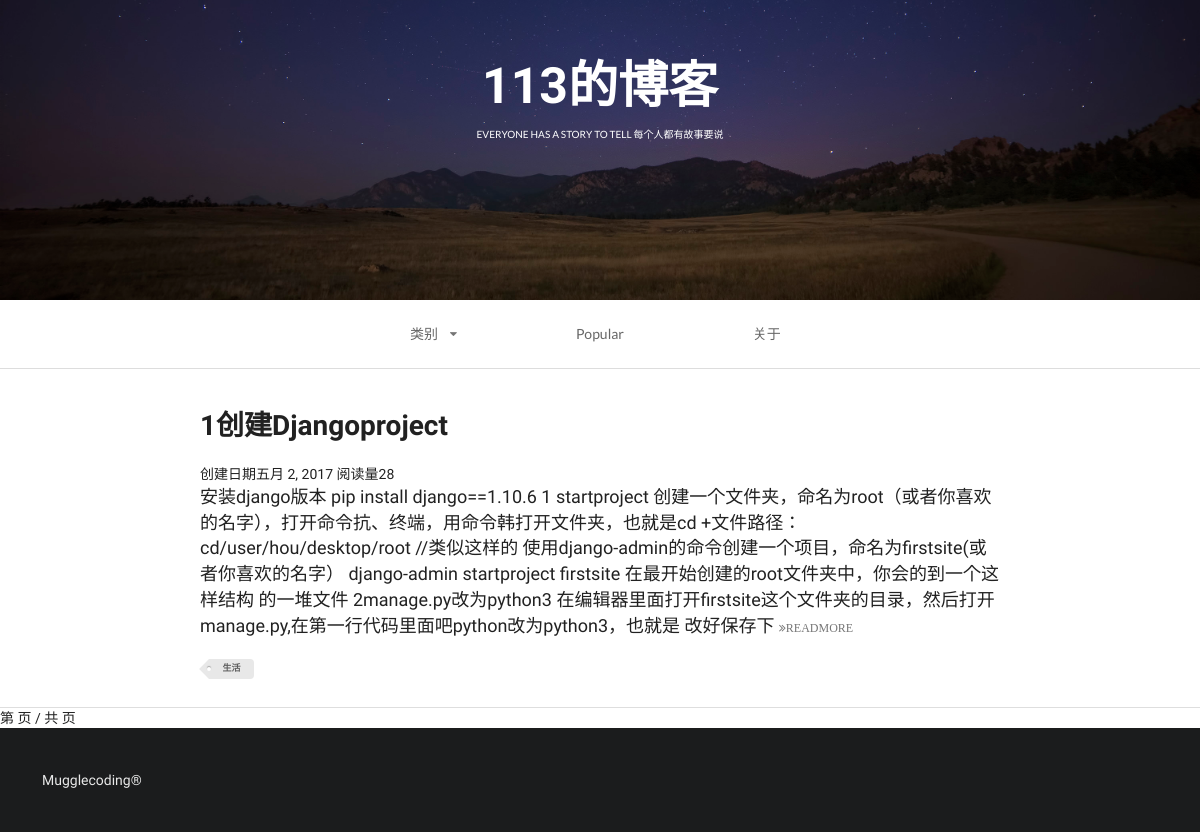
Page /blog/index on the earlier database version.
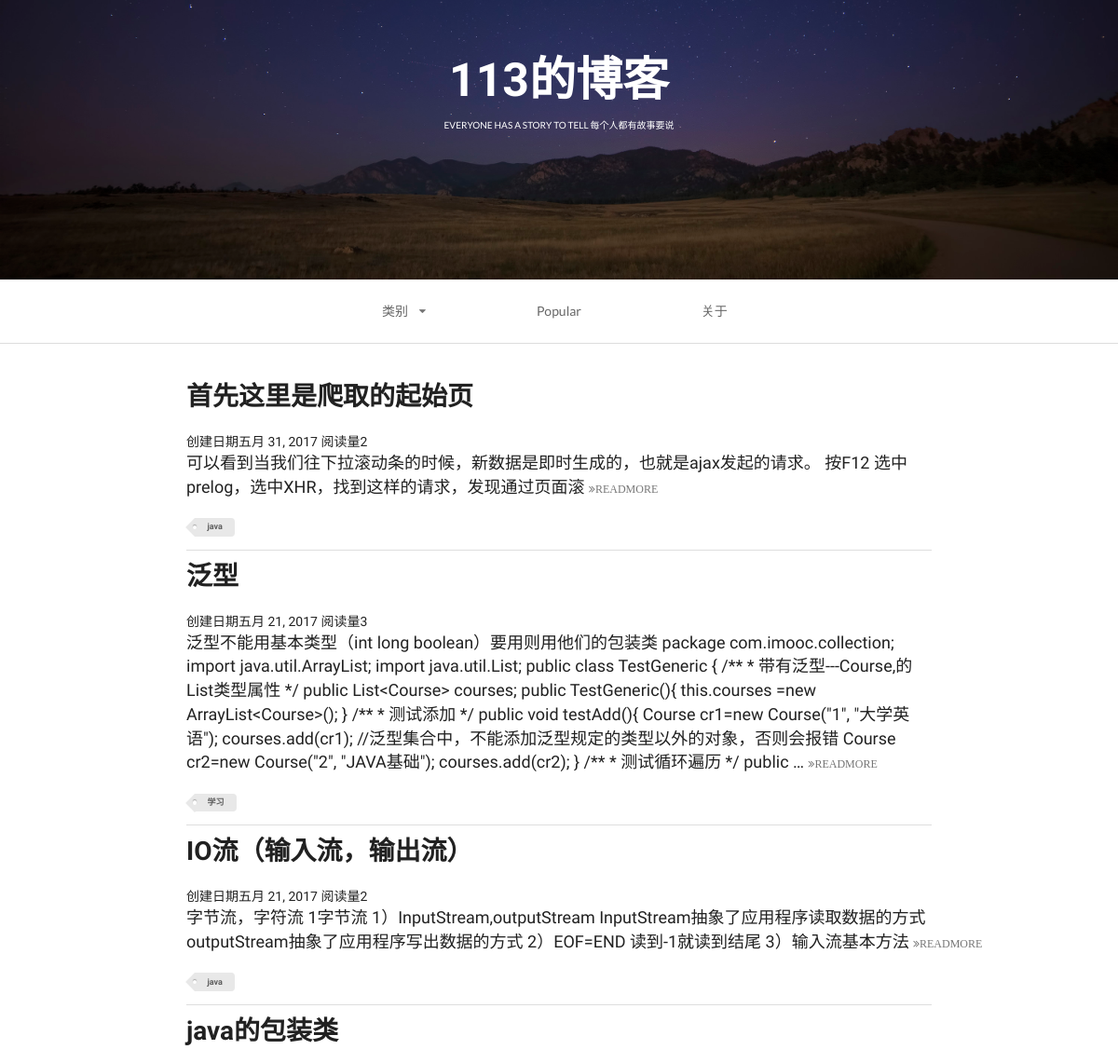
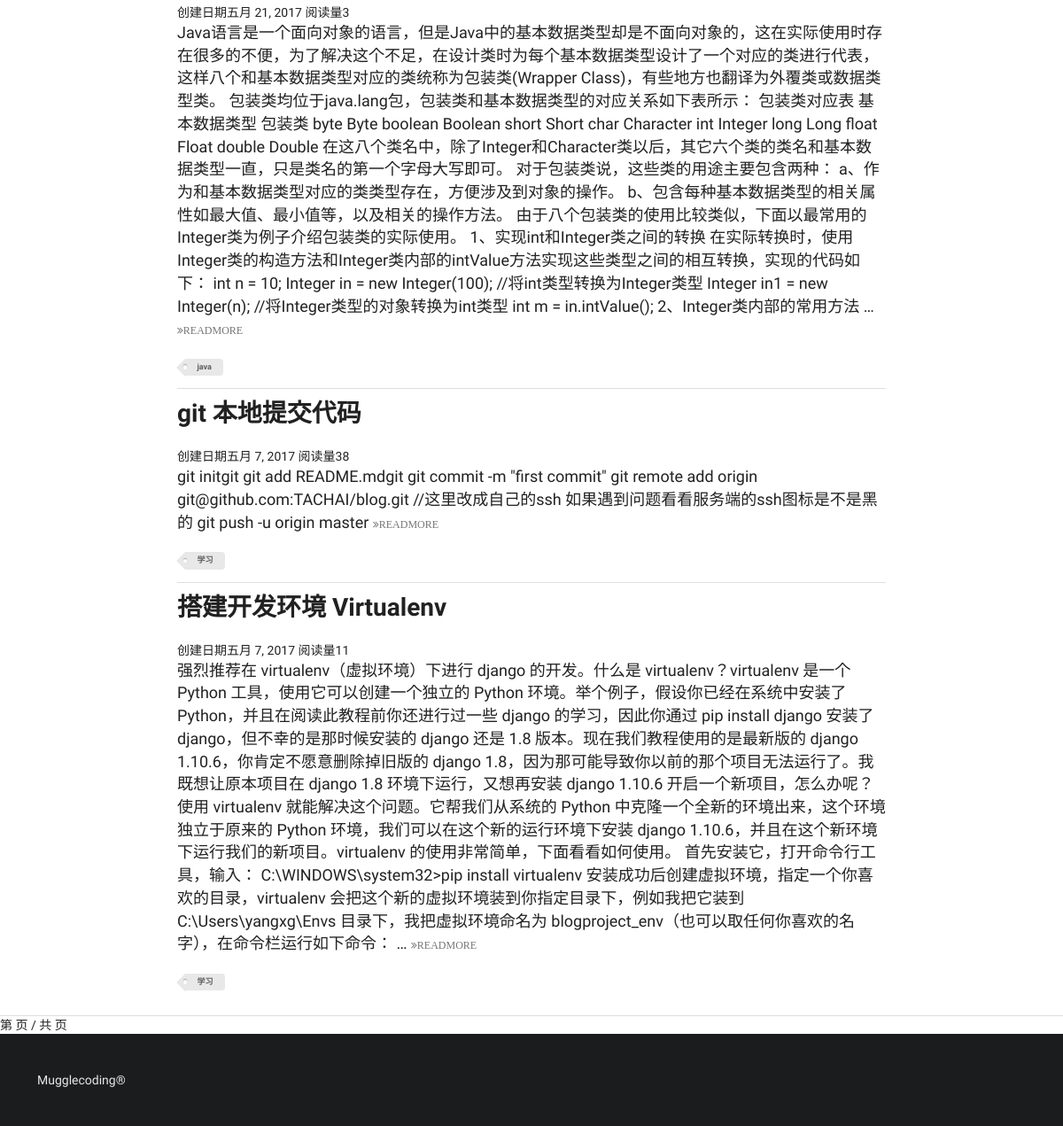
Same page on the later database version (2 pictures, top to bottom).
### blog/models.py (models this page shows, shortened)
class Aritcle(models.Model):
    headline=models.CharField(null=True,blank=True,max_length=500)
    content=models.TextField(null=True,blank=True)
    excerpt = models.CharField(max_length=200, blank=True)
    created_time = models.DateField(null=True,blank=True)
    modified_time = models.DateTimeField(null=True,blank=True)
    author = models.ForeignKey(User,null=True,blank=True)
    category = models.ForeignKey(Category,null=True,blank=True)
    tags = models.ManyToManyField(Tag,null=True, blank=True)
    browse_num=models.IntegerField(null=True,blank=True)
    class Meta:
        ordering = ['-created_time']

class Category(models.Model):
    name = models.CharField(max_length=100)
    def __str__(self):
        return  self.name

### blog/views.py (the view)
def index(request):
    context = {}
    aritcle_list = Aritcle.objects.all()
    paginator = Paginator(aritcle_list, 3)
    page = request.GET.get('page')
    try:
        post_list = paginator.page(page)
    except PageNotAnInteger:
        post_list = paginator.page(1)
    except EmptyPage:
        post_list = paginator.page(paginator.num_pages)
    context['aritcle_list'] = aritcle_list
    index_page = render(request, 'index.html', context)
    return index_page

### blog/templates/index.html (shortened to what this page needs)
<!DOCTYPE html>
{% load staticfiles %}
<html>
<head>
        <link rel="stylesheet" href="{% static 'css/semantic.css' %}"  media="screen" title="no title" charset="utf-8">
    </head>
    <body>
        <div class="ui inverted vertical  segment masthead">
            <h1 class="ui center aligned header blogslogon" style="font-size:50px;font-family: 'Raleway', sans-serif!important;">
                113的博客
                <p class="ui sub header">
                    everyone has a story to tell
                    每个人都有故事要说
                </p>
            </h1>
        </div>
        <div class="ui container nav">
            <div class="ui borderless text three item menu ">
                <div class="ui simple dropdown  item">
                    类别
                    <i class="dropdown icon"></i>
                </div>
                <a class="item" href="">
                    Popular
                </a>
                <a class="item" href="">
                    关于
                </a>
            </div>
        </div>
        <div class="ui divider"></div>
        <div class="ui  vertical segment">
            {% for aritcle in aritcle_list %}
                <div class="ui container vertical segment">
                    <a href="{% url 'blog:aritcle_page' aritcle.id %}">
                        <h1 class="ui header">
                            {{ aritcle.headline }}
                        </h1>
                    </a>
                    <br class="ui center">创建日期{{aritcle.created_time}}      阅读量{{ aritcle.browse_num }}</br>
                    <p>
                        {{ aritcle.content|truncatewords:50}}
                        <a href="{% url 'blog:aritcle_page' aritcle.id %}">
                            <i class="angle tiny double grey right icon">READMORE</i>
                        </a>
                    </p>
                    <div class="ui mini  tag label">
                        {{aritcle.category}}
                    </div>
                </div>
            {% endfor %}
        </div>
        <div class="pagination">
            <span class="current">
               第 {{ aritcle_lsit.number }} 页 / 共 {{ aritcle_list.paginator.num_pages }} 页
            </span>
        </div>
        <div class="ui inverted  vertical very padded  segment">
            Mugglecoding®
        </div>
    </body>
</html>

Differences in the rows shown:
removed Aritcle: headline "1创建Djangoproject", created_time "五月 2, 2017", browse_num "28", content "安装django版本 pip install django==1.10.6 1 startproject 创建一个文件夹，命名为root（或者你喜欢的名字），打开命令抗、终端，用命令韩打开文件夹，也就是cd +文件路径： cd/user/hou/desktop/root //类似这样的 使用django-admin的命令创建一个项目，命名为firstsite(或者你喜欢的名字） django-admin startproject firstsite 在最开始创建的root文件夹中，你会的到一个这样结构 的一堆文件 2manage.py改为python3 在编辑器里面打开firstsite这个文件夹的目录，然后打开manage.py,在第一行代码里面吧python改为python3，也就是 改好保存下", category "生活"
added Aritcle: headline "首先这里是爬取的起始页", created_time "五月 31, 2017", browse_num "2", content "可以看到当我们往下拉滚动条的时候，新数据是即时生成的，也就是ajax发起的请求。 按F12 选中prelog，选中XHR，找到这样的请求，发现通过页面滚", category "java"
added Aritcle: headline "泛型", created_time "五月 21, 2017", browse_num "3", content "泛型不能用基本类型（int long boolean）要用则用他们的包装类 package com.imooc.collection; import java.util.ArrayList; import java.util.List; public class TestGeneric { /** * 带有泛型---Course,的List类型属性 */ public List<Course> courses; public TestGeneric(){ this.courses =new ArrayList<Course>(); } /** * 测试添加 */ public void testAdd(){ Course cr1=new Course(\"1\", \"大学英语\"); courses.add(cr1); //泛型集合中，不能添加泛型规定的类型以外的对象，否则会报错 Course cr2=new Course(\"2\", \"JAVA基础\"); courses.add(cr2); } /** * 测试循环遍历 */ public …", category "学习"
added Aritcle: headline "IO流（输入流，输出流）", created_time "五月 21, 2017", browse_num "2", content "字节流，字符流 1字节流 1）InputStream,outputStream InputStream抽象了应用程序读取数据的方式 outputStream抽象了应用程序写出数据的方式 2）EOF=END 读到-1就读到结尾 3）输入流基本方法", category "java"
added Aritcle: headline "java的包装类", created_time "五月 21, 2017", browse_num "3", content "Java语言是一个面向对象的语言，但是Java中的基本数据类型却是不面向对象的，这在实际使用时存在很多的不便，为了解决这个不足，在设计类时为每个基本数据类型设计了一个对应的类进行代表，这样八个和基本数据类型对应的类统称为包装类(Wrapper Class)，有些地方也翻译为外覆类或数据类型类。 包装类均位于java.lang包，包装类和基本数据类型的对应关系如下表所示： 包装类对应表 基本数据类型 包装类 byte Byte boolean Boolean short Short char Character int Integer long Long float Float double Double 在这八个类名中，除了Integer和Character类以后，其它六个类的类名和基本数据类型一直，只是类名的第一个字母大写即可。 对于包装类说，这些类的用途主要包含两种： a、作为和基本数据类型对应的类类型存在，方便涉及到对象的操作。 b、包含每种基本数据类型的相关属性如最大值、最小值等，以及相关的操作方法。 由于八个包装类的使用比较类似，下面以最常用的Integer类为例子介绍包装类的实际使用。 1、实现int和Integer类之间的转换 在实际转换时，使用Integer类的构造方法和Integer类内部的intValue方法实现这些类型之间的相互转换，实现的代码如下： int n = 10; Integer in = new Integer(100); //将int类型转换为Integer类型 Integer in1 = new Integer(n);…", category "java"
added Aritcle: headline "git 本地提交代码", created_time "五月 7, 2017", browse_num "38", content "git initgit git add README.mdgit git commit -m \"first commit\" git remote add origin git@github.com:TACHAI/blog.git //这里改成自己的ssh 如果遇到问题看看服务端的ssh图标是不是黑的 git push -u origin master", category "学习"
added Aritcle: headline "搭建开发环境 Virtualenv", created_time "五月 7, 2017", browse_num "11", content "强烈推荐在 virtualenv（虚拟环境）下进行 django 的开发。什么是 virtualenv？virtualenv 是一个 Python 工具，使用它可以创建一个独立的 Python 环境。举个例子，假设你已经在系统中安装了 Python，并且在阅读此教程前你还进行过一些 django 的学习，因此你通过 pip install django 安装了 django，但不幸的是那时候安装的 django 还是 1.8 版本。现在我们教程使用的是最新版的 django 1.10.6，你肯定不愿意删除掉旧版的 django 1.8，因为那可能导致你以前的那个项目无法运行了。我既想让原本项目在 django 1.8 环境下运行，又想再安装 django 1.10.6 开启一个新项目，怎么办呢？使用 virtualenv 就能解决这个问题。它帮我们从系统的 Python 中克隆一个全新的环境出来，这个环境独立于原来的 Python 环境，我们可以在这个新的运行环境下安装 django 1.10.6，并且在这个新环境下运行我们的新项目。virtualenv 的使用非常简单，下面看看如何使用。 首先安装它，打开命令行工具，输入： C:\\WINDOWS\\system32>pip install virtualenv 安装成功后创建虚拟环境，指定一个你喜欢的目录，virtualenv 会把这个新的虚拟环境装到你指定目录下，例如我把它装到 C:\\Users\\yangxg\\Envs 目录下，我把虚拟环境命名为…", category "学习"
